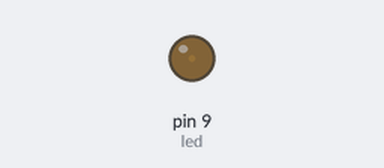
The sketch below on a simulated Arduino Uno, built with avr-gcc and run on an emulated ATmega328P. Parts: output pins drawn as LEDs (lit = HIGH).

Above: at 0.05 s.
At 1.15 s:
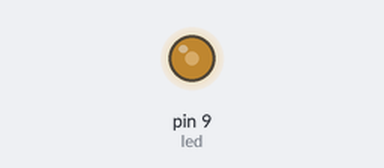
At 2.3 s:
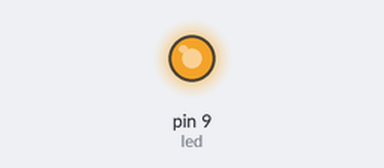
At 4.6 s:
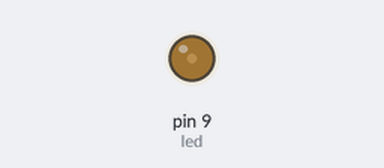
Timing chart, 0 to 6.7 s (numbered marks = the images above):
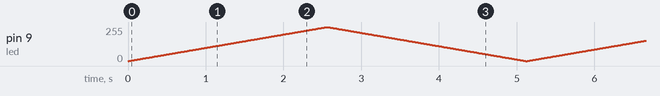

The sketch:

listato_16_11.ino
```cpp
int led = 9;

void setup() {
  pinMode(led, OUTPUT);
}

void loop() {
  for (int i = 0; i <= 255; i++) {
    analogWrite(led, i);
    delay(10);
  }
  for (int i = 255; i >= 0; i--) {
    analogWrite(led, i);
    delay(10);
  }
}
```
